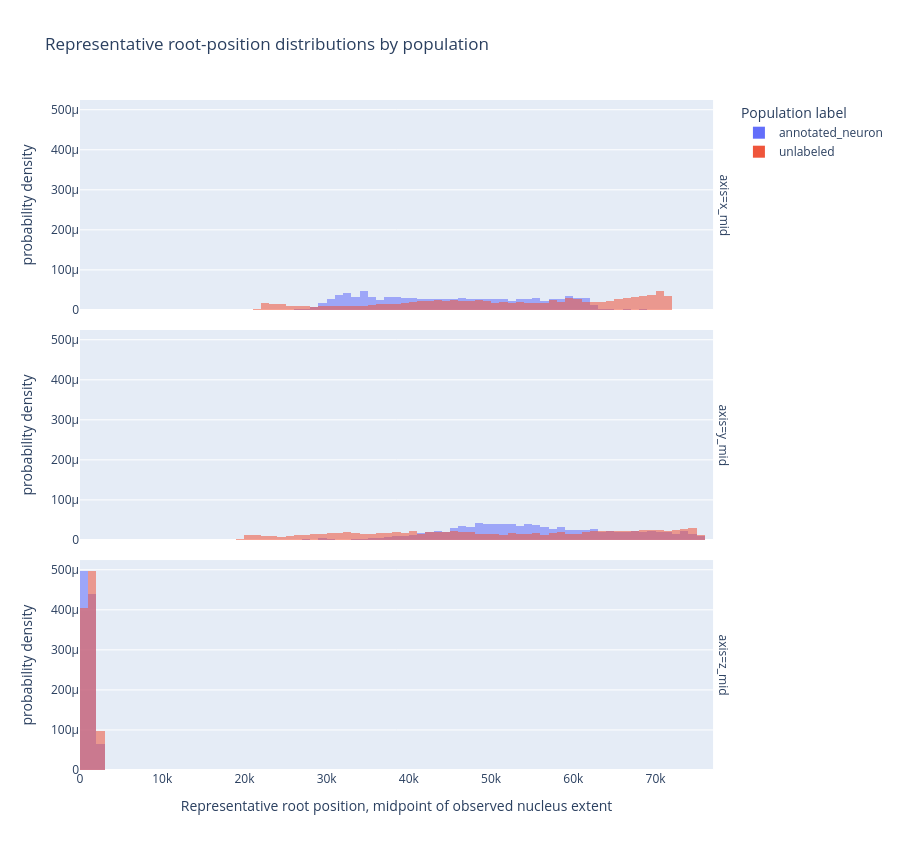

Source (notebook cell):
### Code cell
position_plot_long_df = representative_position_df[
    ['pt_root_id', 'population_label'] + representative_position_columns
].melt(
    id_vars=['pt_root_id', 'population_label'],
    value_vars=representative_position_columns,
    var_name='axis',
    value_name='representative_position',
)

try:
    import plotly.express as px

    fig = px.histogram(
        position_plot_long_df,
        x='representative_position',
        color='population_label',
        facet_row='axis',
        histnorm='probability density',
        barmode='overlay',
        opacity=0.55,
        nbins=80,
        hover_data={
            'pt_root_id': True,
            'population_label': True,
            'axis': True,
            'representative_position': ':.2f',
        },
        category_orders={
            'population_label': ['annotated_neuron', 'unlabeled'],
            'axis': representative_position_columns,
        },
        title='Representative root-position distributions by population',
        labels={
            'representative_position': 'Representative root position, midpoint of observed nucleus extent',
            'population_label': 'Population label',
        },
    )
    fig.update_layout(height=850)
    fig.show()
except ImportError:
    import seaborn as sns
    import matplotlib.pyplot as plt

    g = sns.displot(
        data=position_plot_long_df,
        x='representative_position',
        hue='population_label',
        row='axis',
        kind='hist',
        stat='density',
        common_norm=False,
        bins=80,
        alpha=0.45,
        height=2.8,
        aspect=2.6,
    )
    g.fig.suptitle('Representative root-position distributions by population', y=1.02)
    plt.show()

### Figure 1 — Plotly figure (JSON) as saved in the notebook; plotly's stock layout.template omitted (floating-point values rounded to 4 significant figures; data arrays with more than 128 entries replaced by an {"elided": "..."} marker saying what was removed)
{"data": [{"bingroup": "x", "histnorm": "probability density", "hovertemplate": "Population label=annotated_neuron<br>axis=x_mid<br>Representative root position, midpoint of observed nucleus extent=%{x:.2f}<br>probability density=%{y}<extra></extra>", "legendgroup": "annotated_neuron", "marker": {"color": "#636efa", "opacity": 0.55, "pattern": {"shape": ""}}, "name": "annotated_neuron", "nbinsx": 80, "orientation": "v", "showlegend": true, "type": "histogram", "x": {"elided": "2061 float values"}, "xaxis": "x3", "yaxis": "y3"}, {"bingroup": "x", "histnorm": "probability density", "hovertemplate": "Population label=annotated_neuron<br>axis=y_mid<br>Representative root position, midpoint of observed nucleus extent=%{x:.2f}<br>probability density=%{y}<extra></extra>", "legendgroup": "annotated_neuron", "marker": {"color": "#636efa", "opacity": 0.55, "pattern": {"shape": ""}}, "name": "annotated_neuron", "nbinsx": 80, "orientation": "v", "showlegend": false, "type": "histogram", "x": {"elided": "2061 float values"}, "xaxis": "x2", "yaxis": "y2"}, {"bingroup": "x", "histnorm": "probability density", "hovertemplate": "Population label=annotated_neuron<br>axis=z_mid<br>Representative root position, midpoint of observed nucleus extent=%{x:.2f}<br>probability density=%{y}<extra></extra>", "legendgroup": "annotated_neuron", "marker": {"color": "#636efa", "opacity": 0.55, "pattern": {"shape": ""}}, "name": "annotated_neuron", "nbinsx": 80, "orientation": "v", "showlegend": false, "type": "histogram", "x": {"elided": "2061 float values"}, "xaxis": "x", "yaxis": "y"}, {"bingroup": "x", "histnorm": "probability density", "hovertemplate": "Population label=unlabeled<br>axis=x_mid<br>Representative root position, midpoint of observed nucleus extent=%{x:.2f}<br>probability density=%{y}<extra></extra>", "legendgroup": "unlabeled", "marker": {"color": "#EF553B", "opacity": 0.55, "pattern": {"shape": ""}}, "name": "unlabeled", "nbinsx": 80, "orientation": "v", "showlegend": true, "type": "histogram", "x": {"elided": "11799 float values"}, "xaxis": "x3", "yaxis": "y3"}, {"bingroup": "x", "histnorm": "probability density", "hovertemplate": "Population label=unlabeled<br>axis=y_mid<br>Representative root position, midpoint of observed nucleus extent=%{x:.2f}<br>probability density=%{y}<extra></extra>", "legendgroup": "unlabeled", "marker": {"color": "#EF553B", "opacity": 0.55, "pattern": {"shape": ""}}, "name": "unlabeled", "nbinsx": 80, "orientation": "v", "showlegend": false, "type": "histogram", "x": {"elided": "11799 float values"}, "xaxis": "x2", "yaxis": "y2"}, {"bingroup": "x", "histnorm": "probability density", "hovertemplate": "Population label=unlabeled<br>axis=z_mid<br>Representative root position, midpoint of observed nucleus extent=%{x:.2f}<br>probability density=%{y}<extra></extra>", "legendgroup": "unlabeled", "marker": {"color": "#EF553B", "opacity": 0.55, "pattern": {"shape": ""}}, "name": "unlabeled", "nbinsx": 80, "orientation": "v", "showlegend": false, "type": "histogram", "x": {"elided": "11799 float values"}, "xaxis": "x", "yaxis": "y"}], "layout": {"annotations": [{"font": {}, "showarrow": false, "text": "axis=z_mid", "textangle": 90, "x": 0.98, "xanchor": "left", "xref": "paper", "y": 0.1567, "yanchor": "middle", "yref": "paper"}, {"font": {}, "showarrow": false, "text": "axis=y_mid", "textangle": 90, "x": 0.98, "xanchor": "left", "xref": "paper", "y": 0.5, "yanchor": "middle", "yref": "paper"}, {"font": {}, "showarrow": false, "text": "axis=x_mid", "textangle": 90, "x": 0.98, "xanchor": "left", "xref": "paper", "y": 0.8433, "yanchor": "middle", "yref": "paper"}], "barmode": "overlay", "height": 850, "legend": {"title": {"text": "Population label"}, "tracegroupgap": 0}, "title": {"text": "Representative root-position distributions by population"}, "xaxis": {"anchor": "y", "domain": [0, 0.98], "title": {"text": "Representative root position, midpoint of observed nucleus extent"}}, "xaxis2": {"anchor": "y2", "domain": [0, 0.98], "matches": "x", "showticklabels": false}, "xaxis3": {"anchor": "y3", "domain": [0, 0.98], "matches": "x", "showticklabels": false}, "yaxis": {"anchor": "x", "domain": [0, 0.3133], "title": {"text": "probability density"}}, "yaxis2": {"anchor": "x2", "domain": [0.3433, 0.6567], "matches": "y", "title": {"text": "probability density"}}, "yaxis3": {"anchor": "x3", "domain": [0.6867, 1.0], "matches": "y", "title": {"text": "probability density"}}}}
